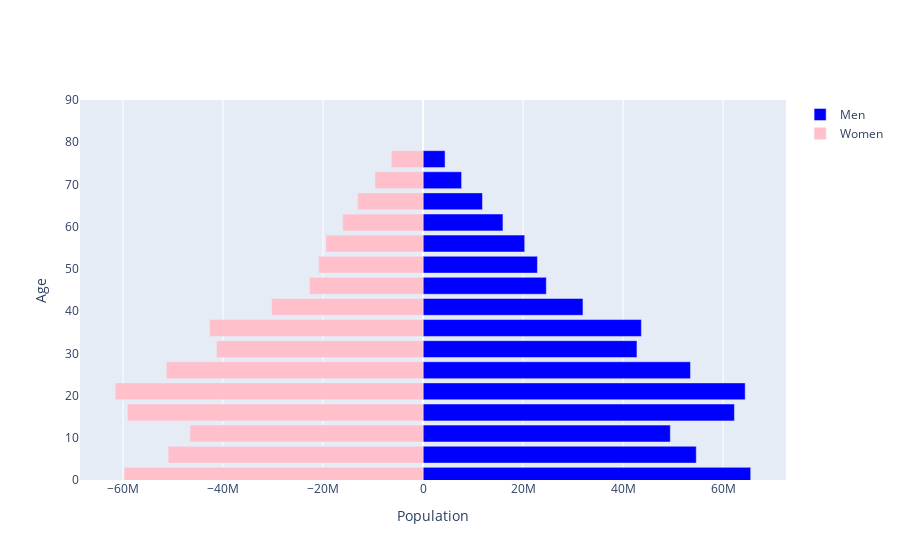

Notebook source saved alongside this figure:
### Code cell
population_pyramid(df, 1990)

### Figure 1 — Plotly figure (JSON) as saved in the notebook; plotly's stock layout.template omitted (floating-point values rounded to 4 significant figures)
{"data": [{"hoverinfo": "skip", "marker": {"color": "blue"}, "name": "Men", "orientation": "h", "type": "bar", "x": [65511275, 54628101, 49441049, 62257922, 64411127, 53476141, 42769122, 43655412, 31974204, 24645669, 22870118, 20323469, 15977181, 11880936, 7706014, 4402262], "y": [1, 6, 11, 16, 21, 26, 31, 36, 41, 46, 51, 56, 61, 66, 71, 76, 81]}, {"hoverinfo": "skip", "marker": {"color": "pink"}, "name": "Women", "orientation": "h", "type": "bar", "x": [-59762660, -50964545, -46601384, -59104964, -61533330, -51338467, -41296411, -42679533, -30259538, -22704285, -20864952, -19405181, -16051536, -13072787, -9623710, -6358856], "y": [1, 6, 11, 16, 21, 26, 31, 36, 41, 46, 51, 56, 61, 66, 71, 76, 81]}], "layout": {"barmode": "overlay", "xaxis": {"title": {"text": "Population"}}, "yaxis": {"range": [0, 90], "title": {"text": "Age"}}}}
